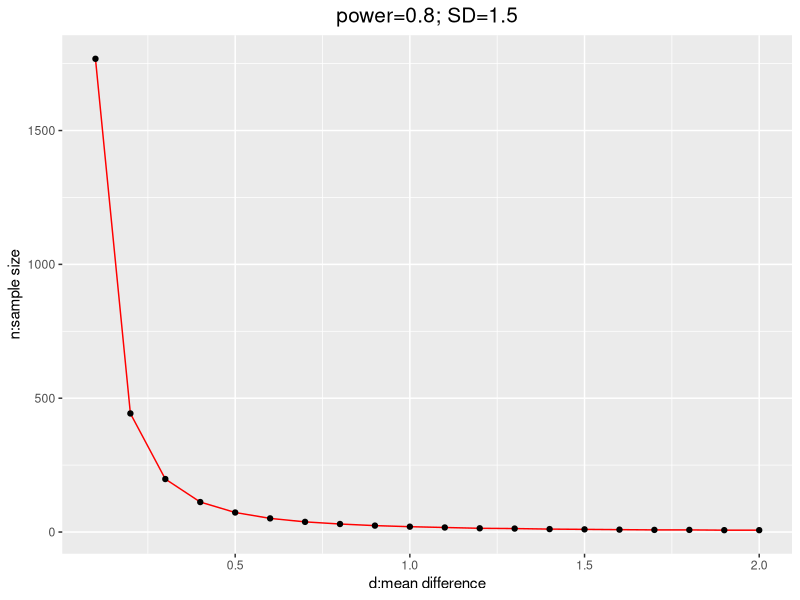
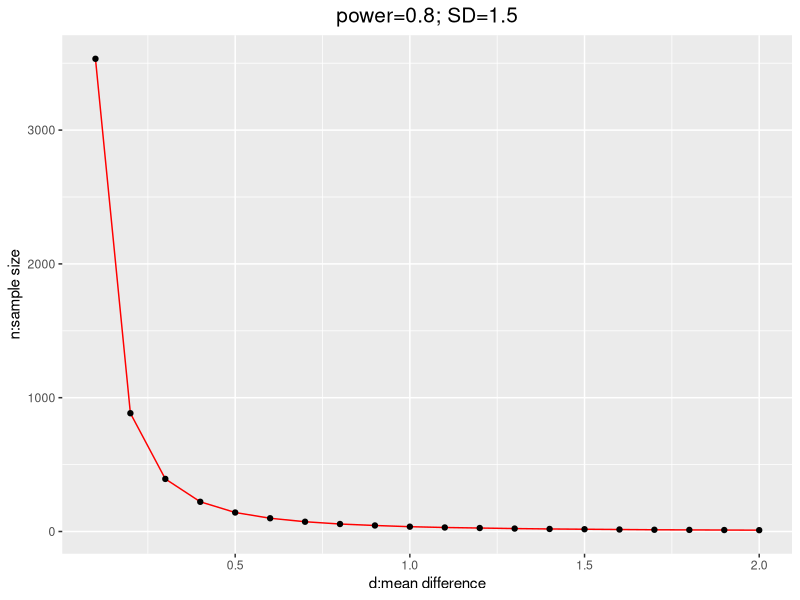
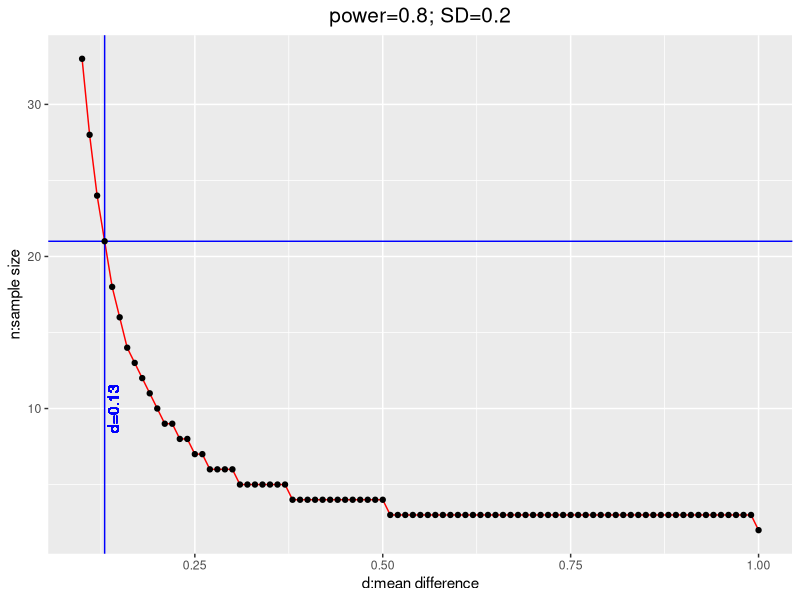

Write the R code that produced these figures, in order.
## ---- chunk 1
rm(list=ls())
knitr::opts_chunk$set(echo = TRUE)
set.seed(123)
library(tidyverse)
library(kableExtra)
## ---- chunk 2
library(ggplot2)
d=seq(0.1, 2, by=0.1); SD=1.5
sample_size=numeric()
for (i in 1:length(d))
{
  test=power.t.test(power = .80, delta = d[i], alternative = "two.sided", sig.level=0.05, sd=SD, type="paired") # paired two sample t test 
  sample_size[i]=round(test$n)
}
ggplot(data=data.frame(d, sample_size), aes(x=d, y=sample_size, group=1)) +
  geom_line(color="red")+
  #geom_vline(xintercept=0.13, colour="blue") +
  #geom_text(aes(x=0.13, label="d=0.13", y=10), colour="blue", angle=90, vjust = 1.2, text=element_text(size=11))+
  #geom_hline(yintercept=21, colour="blue") +
  geom_point()+
  xlab("d:mean difference")+
  ylab("n:sample size")+
  ggtitle("power=0.8; SD=1.5")+
  theme(plot.title = element_text(hjust = 0.5, size=15))

knitr::kable(data.frame(d, sample_size))%>%
kable_styling() %>%
scroll_box(height = "300px")
## ---- chunk 3
library(ggplot2)
d=seq(0.1, 2, by=0.1); SD=1.5
sample_size=numeric()
for (i in 1:length(d))
{
  test=power.t.test(power = .80, delta = d[i], alternative = "two.sided", sig.level=0.05, sd=SD, type="two.sample") # two sample t test 
  sample_size[i]=round(test$n)
}
ggplot(data=data.frame(d, sample_size), aes(x=d, y=sample_size, group=1)) +
  geom_line(color="red")+
  #geom_vline(xintercept=0.13, colour="blue") +
  #geom_text(aes(x=0.13, label="d=0.13", y=10), colour="blue", angle=90, vjust = 1.2, text=element_text(size=11))+
  #geom_hline(yintercept=21, colour="blue") +
  geom_point()+
  xlab("d:mean difference")+
  ylab("n:sample size")+
  ggtitle("power=0.8; SD=1.5")+
  theme(plot.title = element_text(hjust = 0.5, size=15))

knitr::kable(data.frame(d, sample_size))%>%
kable_styling() %>%
scroll_box(height = "300px")

## ---- chunk 4
library(ggplot2)
d=seq(0.1, 1, by=0.01); SD=0.2
sample_size=numeric()
for (i in 1:length(d))
{
  test=power.t.test(power = .80, delta = d[i], alternative = "two.sided", sig.level=0.05, sd=SD, type="paired") # paired two sample t test 
  sample_size[i]=round(test$n)
}
ggplot(data=data.frame(d, sample_size), aes(x=d, y=sample_size, group=1)) +
  geom_line(color="red")+
  geom_vline(xintercept=0.13, colour="blue") +
  geom_text(aes(x=0.13, label="d=0.13", y=10), colour="blue", angle=90, vjust = 1.2, text=element_text(size=11))+
  geom_hline(yintercept=21, colour="blue") +
  geom_point()+
  xlab("d:mean difference")+
  ylab("n:sample size")+
  ggtitle("power=0.8; SD=0.2")+
  theme(plot.title = element_text(hjust = 0.5, size=15))

## ---- chunk 5
R.version
